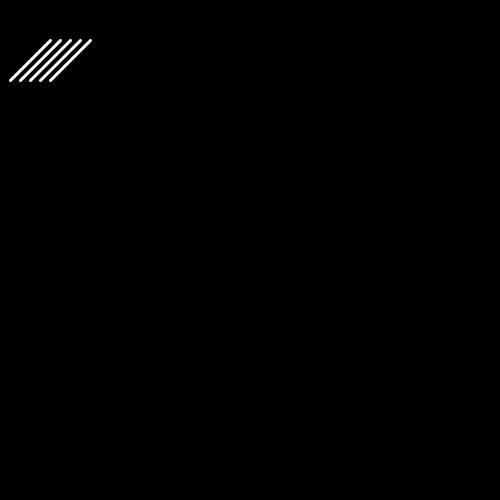
Frame 1 (no input)
Frame 60 (the mouse pressed at the canvas centre just before this capture): identical to frame 1, image omitted
Frame 120 (the mouse held since frame 60 and released just before this capture): identical to frame 1, image omitted

The Processing sketch that drew this single still picture (run headless with seeded random() and noise(); from frame 60 on, the mouse is pressed at the canvas centre):

// Processing sketch: hello
// ── hello.pde

void setup()
{
  size(500, 500);
}

void draw()
{

  background(0);
  int amountLines = 5;
  strokeWeight(3);
  stroke(255, 255, 255);


  for (int i = 0; i < amountLines; i++)
  {

    line(10 + (10 * i), 80, 50 + (10 * i), 40);
  }
}
